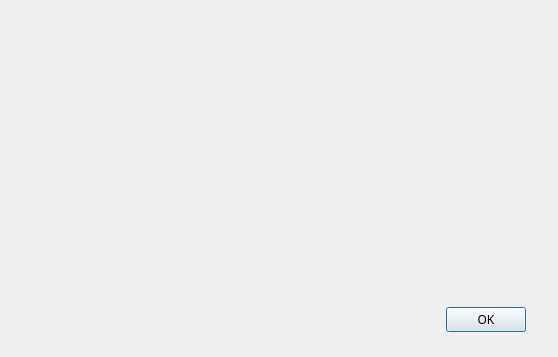
<?xml version="1.0" encoding="UTF-8"?>
<ui version="4.0">
 <class>DongliTeahouseMessageBox</class>
 <widget class="QDialog" name="DongliTeahouseMessageBox">
  <property name="geometry">
   <rect>
    <x>0</x>
    <y>0</y>
    <width>558</width>
    <height>357</height>
   </rect>
  </property>
  <property name="windowTitle">
   <string>DongliTeahouseDialog</string>
  </property>
  <layout class="QVBoxLayout" name="verticalLayout">
   <property name="spacing">
    <number>0</number>
   </property>
   <property name="leftMargin">
    <number>0</number>
   </property>
   <property name="topMargin">
    <number>0</number>
   </property>
   <property name="rightMargin">
    <number>0</number>
   </property>
   <property name="bottomMargin">
    <number>0</number>
   </property>
   <item>
    <widget class="DongliTeahouseTitleBarCut" name="TitleBar" native="true">
     <property name="sizePolicy">
      <sizepolicy hsizetype="Preferred" vsizetype="Maximum">
       <horstretch>0</horstretch>
       <verstretch>0</verstretch>
      </sizepolicy>
     </property>
    </widget>
   </item>
   <item>
    <layout class="QHBoxLayout" name="horizontalLayout">
     <property name="spacing">
      <number>10</number>
     </property>
     <property name="leftMargin">
      <number>50</number>
     </property>
     <property name="topMargin">
      <number>20</number>
     </property>
     <property name="rightMargin">
      <number>32</number>
     </property>
     <property name="bottomMargin">
      <number>30</number>
     </property>
     <item>
      <layout class="QVBoxLayout" name="verticalLayout_2">
       <property name="spacing">
        <number>0</number>
       </property>
       <item>
        <widget class="QLabel" name="label_icon">
         <property name="sizePolicy">
          <sizepolicy hsizetype="Fixed" vsizetype="Fixed">
           <horstretch>0</horstretch>
           <verstretch>0</verstretch>
          </sizepolicy>
         </property>
         <property name="maximumSize">
          <size>
           <width>64</width>
           <height>64</height>
          </size>
         </property>
         <property name="text">
          <string/>
         </property>
         <property name="pixmap">
          <pixmap resource="../DongliTeahouse.qrc">:/icon/holoico_trans.ico</pixmap>
         </property>
         <property name="scaledContents">
          <bool>true</bool>
         </property>
         <property name="alignment">
          <set>Qt::AlignLeading|Qt::AlignLeft|Qt::AlignVCenter</set>
         </property>
        </widget>
       </item>
       <item>
        <spacer name="verticalSpacer">
         <property name="orientation">
          <enum>Qt::Vertical</enum>
         </property>
         <property name="sizeHint" stdset="0">
          <size>
           <width>0</width>
           <height>40</height>
          </size>
         </property>
        </spacer>
       </item>
      </layout>
     </item>
     <item>
      <widget class="QLabel" name="label_message">
       <property name="sizePolicy">
        <sizepolicy hsizetype="MinimumExpanding" vsizetype="MinimumExpanding">
         <horstretch>0</horstretch>
         <verstretch>0</verstretch>
        </sizepolicy>
       </property>
       <property name="minimumSize">
        <size>
         <width>400</width>
         <height>0</height>
        </size>
       </property>
       <property name="text">
        <string/>
       </property>
       <property name="textFormat">
        <enum>Qt::AutoText</enum>
       </property>
       <property name="scaledContents">
        <bool>false</bool>
       </property>
       <property name="alignment">
        <set>Qt::AlignLeading|Qt::AlignLeft|Qt::AlignTop</set>
       </property>
       <property name="wordWrap">
        <bool>true</bool>
       </property>
       <property name="margin">
        <number>0</number>
       </property>
       <property name="textInteractionFlags">
        <set>Qt::LinksAccessibleByMouse|Qt::TextSelectableByMouse</set>
       </property>
      </widget>
     </item>
    </layout>
   </item>
   <item>
    <layout class="QHBoxLayout" name="horizontalLayout_2">
     <property name="spacing">
      <number>0</number>
     </property>
     <property name="rightMargin">
      <number>32</number>
     </property>
     <property name="bottomMargin">
      <number>25</number>
     </property>
     <item>
      <spacer name="horizontalSpacer">
       <property name="orientation">
        <enum>Qt::Horizontal</enum>
       </property>
       <property name="sizeHint" stdset="0">
        <size>
         <width>40</width>
         <height>20</height>
        </size>
       </property>
      </spacer>
     </item>
     <item>
      <widget class="QDialogButtonBox" name="buttonBox">
       <property name="sizePolicy">
        <sizepolicy hsizetype="Fixed" vsizetype="Fixed">
         <horstretch>0</horstretch>
         <verstretch>0</verstretch>
        </sizepolicy>
       </property>
       <property name="font">
        <font>
         <family>Hack</family>
        </font>
       </property>
       <property name="layoutDirection">
        <enum>Qt::RightToLeft</enum>
       </property>
       <property name="orientation">
        <enum>Qt::Horizontal</enum>
       </property>
       <property name="standardButtons">
        <set>QDialogButtonBox::Ok</set>
       </property>
       <property name="centerButtons">
        <bool>false</bool>
       </property>
      </widget>
     </item>
    </layout>
   </item>
  </layout>
 </widget>
 <customwidgets>
  <customwidget>
   <class>DongliTeahouseTitleBarCut</class>
   <extends>QWidget</extends>
   <header>DongliTeahouseWidget.DongliTeahouseTitleBarCut</header>
   <container>1</container>
  </customwidget>
 </customwidgets>
 <resources>
  <include location="../DongliTeahouse.qrc"/>
 </resources>
 <connections>
  <connection>
   <sender>buttonBox</sender>
   <signal>accepted()</signal>
   <receiver>DongliTeahouseMessageBox</receiver>
   <slot>accept()</slot>
   <hints>
    <hint type="sourcelabel">
     <x>248</x>
     <y>254</y>
    </hint>
    <hint type="destinationlabel">
     <x>157</x>
     <y>274</y>
    </hint>
   </hints>
  </connection>
  <connection>
   <sender>buttonBox</sender>
   <signal>rejected()</signal>
   <receiver>DongliTeahouseMessageBox</receiver>
   <slot>reject()</slot>
   <hints>
    <hint type="sourcelabel">
     <x>316</x>
     <y>260</y>
    </hint>
    <hint type="destinationlabel">
     <x>286</x>
     <y>274</y>
    </hint>
   </hints>
  </connection>
 </connections>
</ui>
